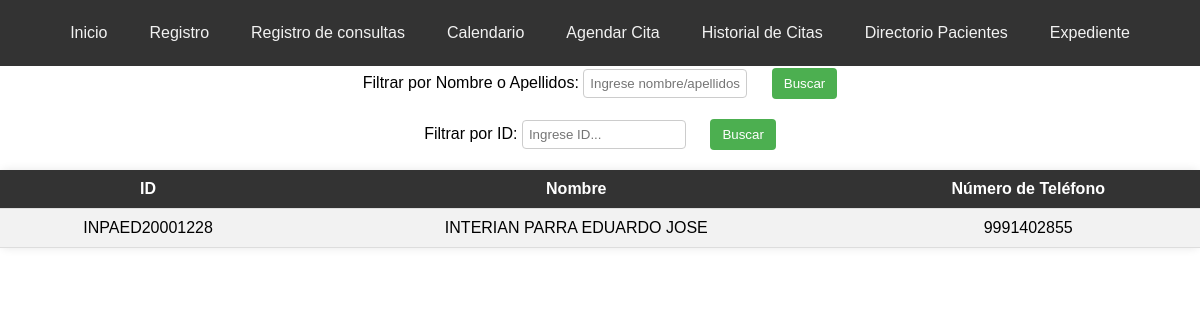
/directorio_pacientes, run on the app's committed database.
### tables this page shows
CREATE TABLE pacientes (
                    id_paciente TEXT PRIMARY KEY,
                    primer_apellido TEXT NOT NULL,
                    segundo_apellido TEXT NOT NULL,
                    nombres TEXT NOT NULL,
                    fecha_nacimiento TEXT NOT NULL,
                    religion TEXT NOT NULL,
                    escolaridad TEXT NOT NULL,
                    ocupacion TEXT NOT NULL,
                    estado_civil TEXT NOT NULL,
                    servicio_salud TEXT NOT NULL,
                    celular TEXT NOT NULL,
                    turno TEXT NOT NULL,
                    genero TEXT NOT NULL,
                    peso REAL NOT NULL,
                    altura REAL NOT NULL,
                    imc REAL NOT NULL,
                    fecha_registro TEXT NOT NULL,
                    registrado_por TEXT NOT NULL
                );

### app.py (the view, shortened to what this page needs)
@app.route('/directorio_pacientes', methods=['GET', 'POST'])
def directorio_pacientes():
    with get_db_connection() as connection:
        cursor = connection.cursor()
        cursor.execute("SELECT * FROM pacientes")
        pacientes = cursor.fetchall()
    return render_template('directorio_pacientes.html', pacientes=pacientes)

### app.py (called while the page is built)
def get_db_connection():
    return sqlite3.connect('nutricion_consulta.db')

### templates/directorio_pacientes.html (shortened to what this page needs)
<!DOCTYPE html>
<html lang="es">
<head>
</head>
<body>
    <div class="navbar" id="navbar">
        <a href="/">Inicio</a>
        <a href="/registro">Registro</a>
        <a href="/consultar">Registro de consultas</a>
        <a href="/options">Calendario</a>
        <a href="/agendar_cita">Agendar Cita</a>
        <a href="/historial_citas">Historial de Citas</a>
        <a href="/directorio_pacientes">Directorio Pacientes</a>
        <a href="/crear_expediente">Expediente</a>
    </div>
    <h1>Directorio de Pacientes</h1>
    <form action="{{ url_for('directorio_pacientes') }}" method="post" class="filter-form">
        <label for="filtro_apellidos">Filtrar por Nombre o Apellidos:</label>
        <input type="text" id="filtro_apellidos" name="filter_text" placeholder="Ingrese nombre/apellidos..">
        <input type="submit" value="Buscar">
    </form>
    <form action="{{ url_for('directorio_pacientes') }}" method="post" class="filter-form">
        <label for="filtro_id">Filtrar por ID:</label>
        <input type="text" id="filtro_id" name="filter_text" placeholder="Ingrese ID...">
        <input type="submit" value="Buscar">
    </form>
    <table>
        <tr>
            <th>ID</th>
            <th>Nombre</th>
            <th>Número de Teléfono</th>
        </tr>
        {% for paciente in pacientes %}
        <tr>
            <td>{{ paciente[0] }}</td>
            <td>{{ paciente[1] }} {{ paciente[2] }} {{ paciente[3] }}</td>
            <td>{{ paciente[10] }}</td>
        </tr>
        {% endfor %}
    </table>
</body>
</html>

### templates/directorio_pacientes.html (style rules this page uses)
body { font-family: Arial, sans-serif; margin: 0; padding: 0; background-image: url('https://img.freepik.com/vector-gratis/fondo-frutas-verduras_23-2148485148.jpg?w=740&t=st=1713248651~exp=1713249251~hmac=30e168e9f2d449c4894d64a9e7ff69ce1449d8aca24ba3c0d846298490ca6041'); background-size: cover; background-position: center; background-repeat: no-repeat; }
.navbar { overflow: hidden; background-color: #333; display: flex; justify-content: center; padding: 10px 0; position: fixed; top: 0; width: 100%; z-index: 1000; transition: background-color 0.3s ease; }
.navbar a { color: #f2f2f2; text-align: center; padding: 14px 16px; text-decoration: none; border-radius: 5px; margin: 0 5px; }
h1 { margin-bottom: 10px; text-align: center; color: #333; }
.filter-form { margin-bottom: 20px; text-align: center; }
table { width: 100%; border-collapse: collapse; margin-bottom: 20px; background-color: #fff; border-radius: 8px; box-shadow: 0 0 10px rgba(0, 0, 0, 0.1); }
th, td { padding: 10px; text-align: center; border-bottom: 1px solid #ddd; transition: background-color 0.3s; }
th { background-color: #333; color: #ffffff; }
tr:nth-child(even) { background-color: #f2f2f2; }
tr:nth-child(odd) { background-color: #e6e6e6; }
input[type="text"], input[type="number"] { width: 150px; padding: 6px; margin-right: 10px; border-radius: 4px; border: 1px solid #ccc; }
input[type="submit"] { background-color: #4CAF50; color: white; border: none; padding: 8px 12px; border-radius: 4px; cursor: pointer; }
.filter-form input[type="submit"] { margin-left: 10px; }

### data on the page
pacientes: id_paciente "INPAED20001228", primer_apellido "INTERIAN", segundo_apellido "PARRA", nombres "EDUARDO JOSE", celular "9991402855"
